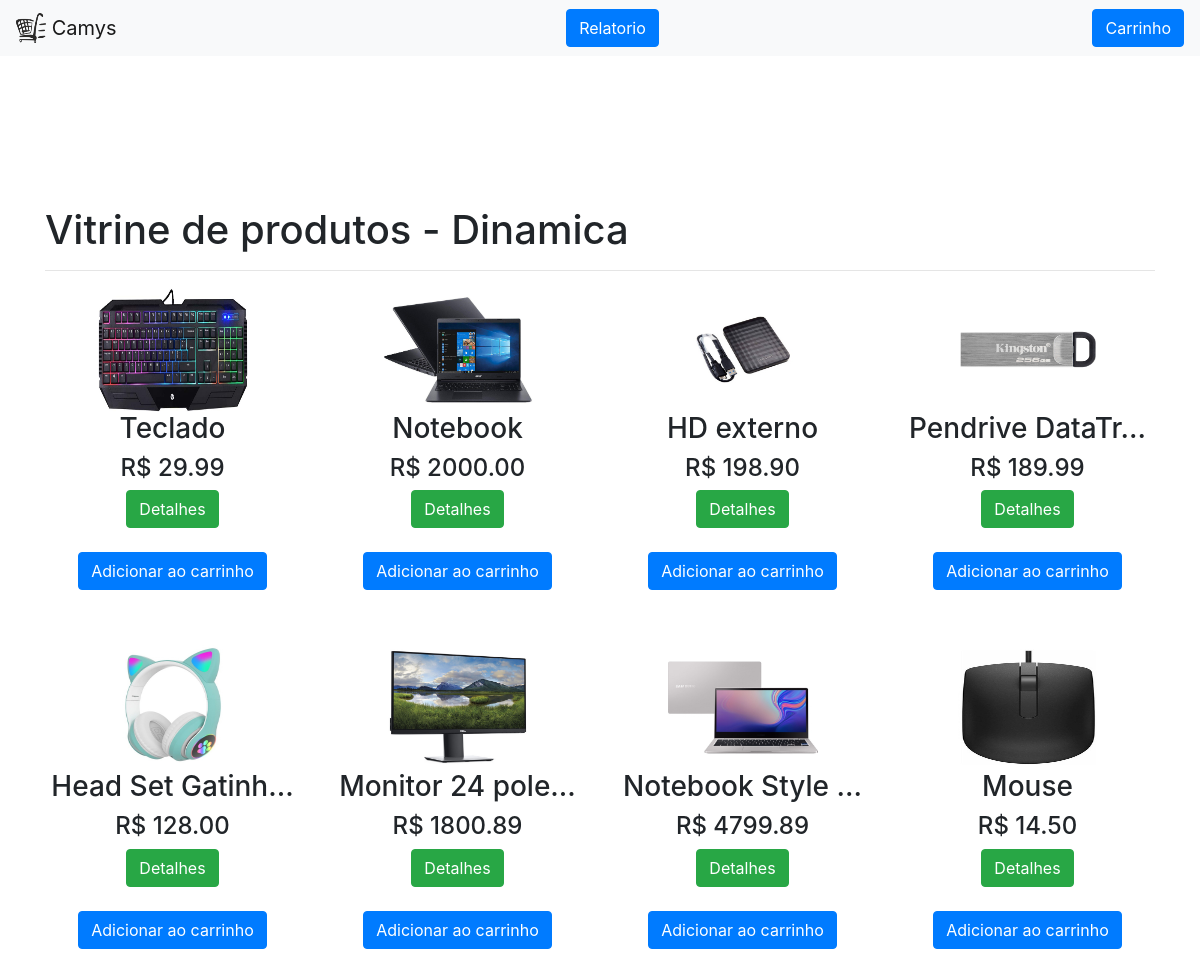
The page / on the database its author committed.
### tables this page shows
CREATE TABLE `cadastro` (
  `id` int(11) NOT NULL,
  `produto` varchar(50) NOT NULL,
  `fabricante` varchar(50) NOT NULL,
  `descricao` varchar(500) NOT NULL,
  `valor` decimal(10,2) NOT NULL,
  `caminho_foto` varchar(50) NOT NULL,
  `foto` varchar(50) NOT NULL
);

### index.php (the view, shortened to what this page needs)
<!doctype html>
<html>
    <head>
        <link rel="stylesheet" href="style.css">
    <link rel="stylesheet" href="https://stackpath.bootstrapcdn.com/bootstrap/4.3.1/css/bootstrap.min.css">
    </head>
    <body>
    <?php include "header.php" ?>
    <div class="container-fluid header">
               <div class="container" style="margin-top:150px;">
               <h1>Vitrine de produtos - Dinamica</h1>
               <hr>
               <div class="row">
           <?php
           include "controllers/Connection.php";
           $sql = "SELECT * FROM cadastro";
           $stmt = $conexao->prepare($sql);
           $stmt->execute();
           $res = $stmt->fetchAll();
           foreach($res as $lista) {
                $nome = $lista["produto"];
                $nome = str_replace("'", '"', $nome);
                if(strlen($nome) >= 15) {
                    $nome = substr($nome, 0 ,15);
                    $nome .= "...";
                }
                ?>
                <div class="col-md-4 col-lg-3 text-center">
                <img src="<?=$lista["caminho_foto"]?>" style="width:150px; height:125px;"/><br>
                <h3><?=$nome?></h3>
                <h4>R$ <?=$lista["valor"]?></h4>
                <button onclick="detalheProdutos(<?=$lista["id"]?>,'<?=str_replace(array("\n", "\r"),"",str_replace("'", "", $lista["descricao"]))?>','<?=str_replace("'", "", $lista["produto"])?>', '<?=$lista["caminho_foto"]?>') " class="btn btn-success">Detalhes</button><br><br>
                <button onclick="addCarrinho(<?=$lista['id']?>, '<?=$lista["valor"]?>', '<?=str_replace("'", '', $lista['produto'])?>');" class="btn btn-primary">Adicionar ao carrinho</button>
                </div>
                <?
           }
           ?>
        </div>
               </div>
    </div>
    </body>
</html>

### header.php
<nav class="navbar navbar-light bg-light">
  <a class="navbar-brand" href="index.php">
    <img src="imagem/carrinho.png" width="30" height="30" class="d-inline-block align-top" alt="" >
    Camys
  </a>
  <a href="relatorio.php" class="btn btn-primary">Relatorio</a>
  <a href="carrinho.php" class="btn btn-primary">Carrinho</a>
</nav>

### style.css (style rules this page uses)
body { margin: 0px; background-color: #CCCCCC; }

### rows shown on the page
cadastro: caminho_foto (picture), produto "Teclado", valor "29.99"
cadastro: caminho_foto (picture), produto "Notebook", valor "2000.00"
cadastro: caminho_foto (picture), produto "HD externo", valor "198.90"
cadastro: caminho_foto (picture), produto "Pendrive DataTr...", valor "189.99"
cadastro: caminho_foto (picture), produto "Head Set Gatinh...", valor "128.00"
cadastro: caminho_foto (picture), produto "Monitor 24 pole...", valor "1800.89"
cadastro: caminho_foto (picture), produto "Notebook Style ...", valor "4799.89"
cadastro: caminho_foto (picture), produto "Mouse", valor "14.50"
